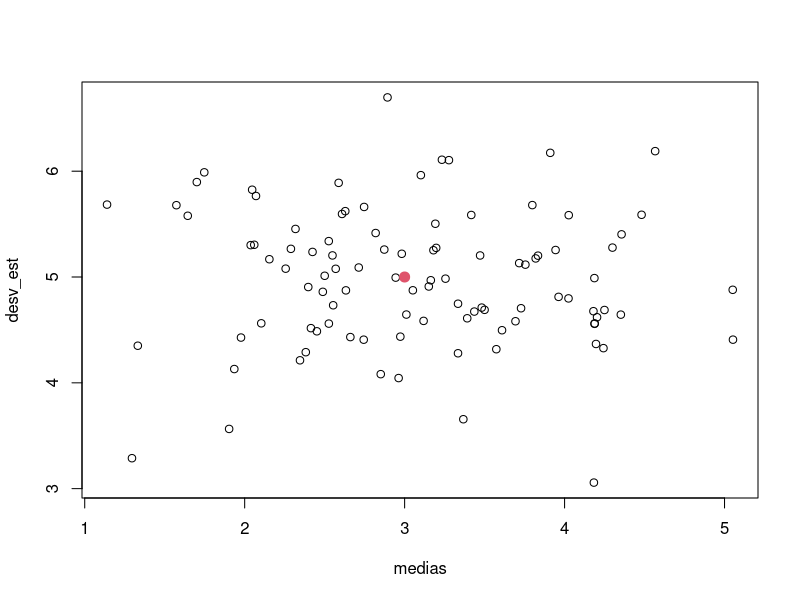
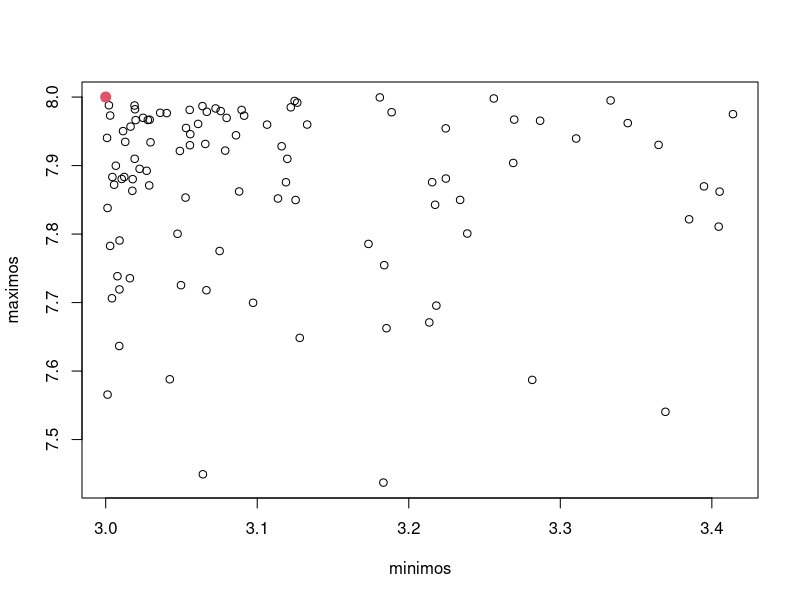
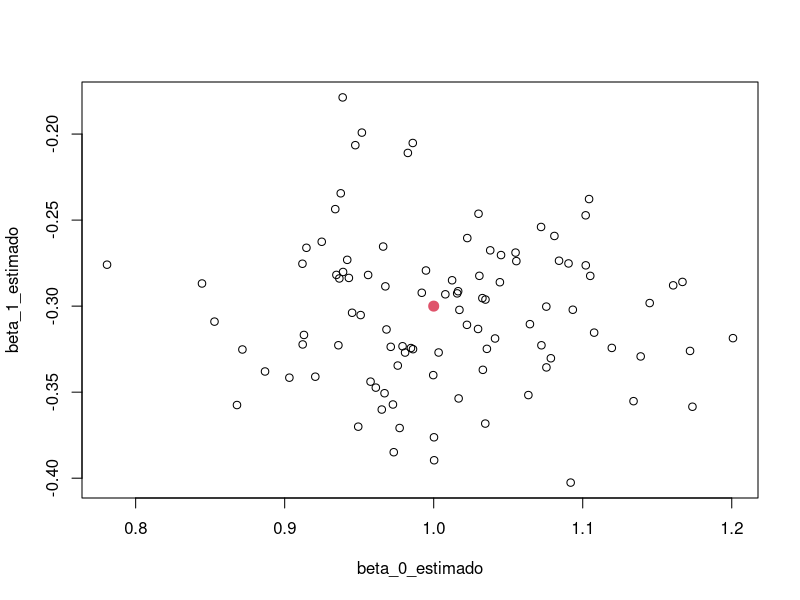
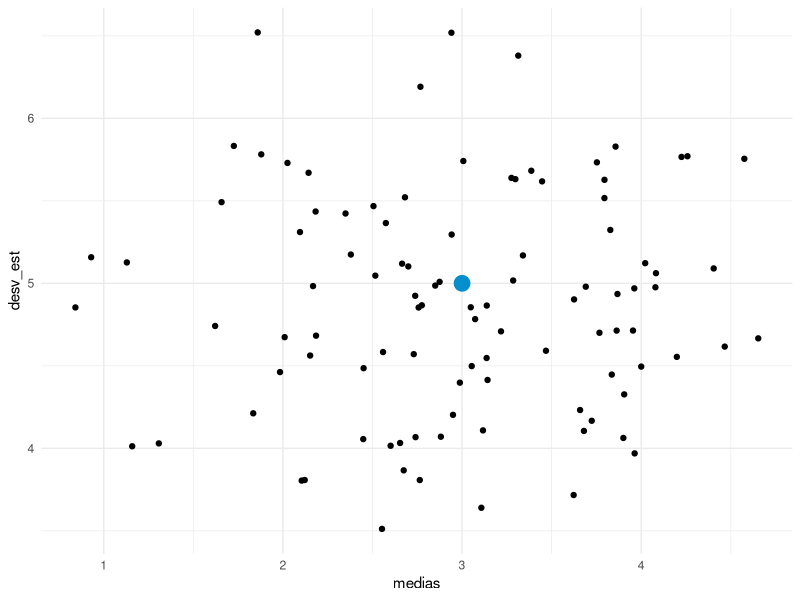
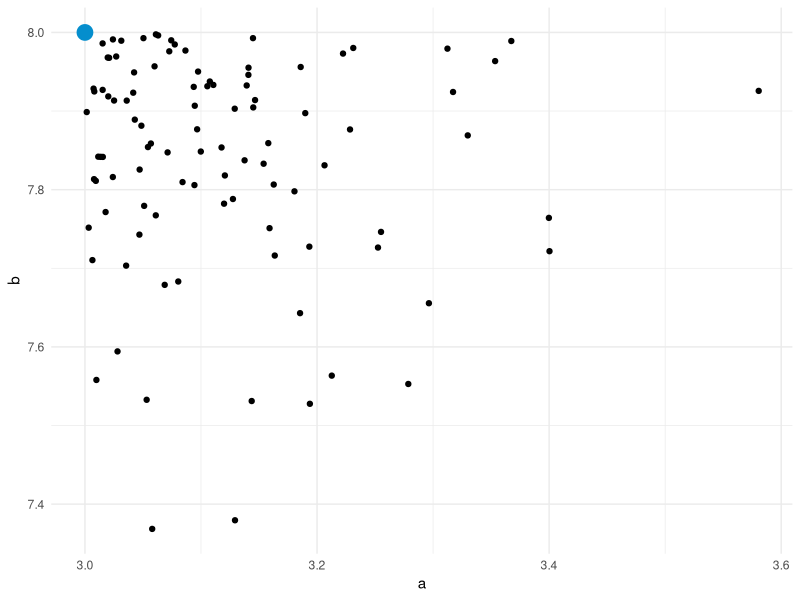
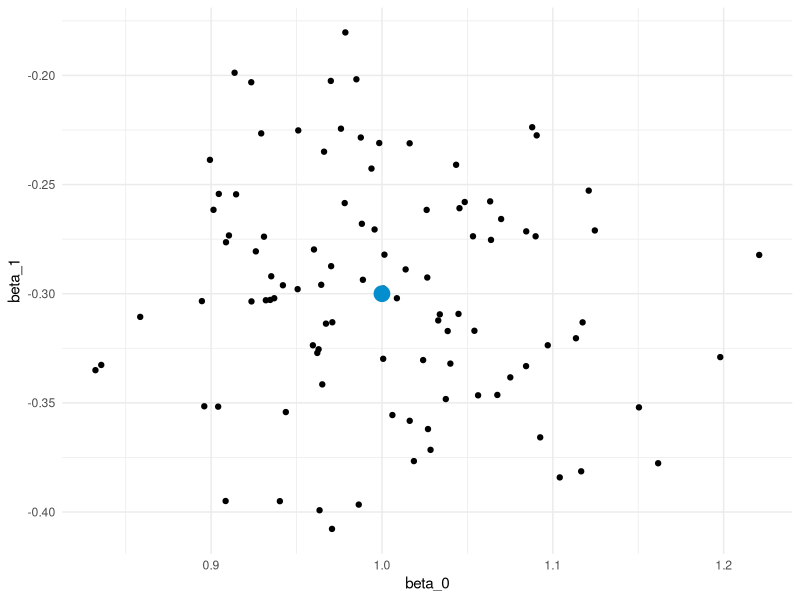

Write the R code that produced these figures, in order.
# En el espacio de parametros podemos ver los parametros y sus estadisticas --

# Distribucion normal -----------------------------------------------------

tamano_muestral <- 35
iteraciones <- 100

medias <- vector()
desv_est <- vector()

media_poblacional <- 3
desv_est_poblacional <- 5

for(i in seq_len(iteraciones)){
  muestra <- rnorm(tamano_muestral, media_poblacional, desv_est_poblacional)
  medias[i] <- mean(muestra)
  desv_est[i] <- sd(muestra)
}

plot(medias, desv_est)
points(media_poblacional, desv_est_poblacional, col = 2, cex = 2, pch = 20)


# Distribucion uniforme ---------------------------------------------------


tamano_muestral <- 35
iteraciones <- 100


minimo_poblacional <- 3
maximo_poblacional <- 8

minimos <- vector()
maximos <- vector()

for(i in seq_len(iteraciones)){
  muestra <- runif(tamano_muestral, minimo_poblacional, maximo_poblacional)
  minimos[i] <- min(muestra)
  maximos[i] <- max(muestra)
}

plot(minimos, maximos)
points(minimo_poblacional, maximo_poblacional, col = 2, cex = 2, pch = 20)


# regresion lineal --------------------------------------------------------

tamano_muestral <- 35
iteraciones <- 100


beta_0 <- 1
beta_1 <- -0.3

beta_0_estimado <- vector()
beta_1_estimado <- vector()

genera_y <- function(x, beta_0, beta_1){
beta_1*x + beta_0 + rnorm(length(x), 0, 0.5)
}

for(i in seq_len(iteraciones)){
  X <- seq(-3, 3, length.out = tamano_muestral)
  Y <- genera_y(X, beta_0, beta_1)
  betas_estimados <- coef(lm(Y ~ X)) 
  beta_0_estimado[i] <- betas_estimados[1]
  beta_1_estimado[i] <- betas_estimados[2]
}

plot(beta_0_estimado, beta_1_estimado)
points(beta_0, beta_1, col = 2, cex = 2, pch = 20)

# paquetes ----------------------------------------------------------------

library("dplyr")
library("ggplot2")
library("magrittr")
library("purrr")

colores <- c("#78D92A", "#002E4E", "#058ECD", "#ED2B05", "#F4F7F4")

tamano_muestral <- 35
iteraciones <- 100


# Distribucion normal -----------------------------------------------------

media_poblacional <- 3
desv_est_poblacional <- 5

tibble(
  muestras = replicate(iteraciones, rnorm(tamano_muestral, media_poblacional, desv_est_poblacional), simplify = FALSE),
  medias = map_dbl(muestras, mean),
  desv_est = map_dbl(muestras, sd)
) -> simulaciones

qplot(medias, desv_est, data = simulaciones) + 
  annotate("point", media_poblacional, desv_est_poblacional, colour = colores[3], size = 5) +
  theme_minimal()


# Distribucion uniforme ---------------------------------------------------

minimo_poblacional <- 3
maximo_poblacional <- 8

tibble(
  muestras = replicate(iteraciones, runif(tamano_muestral, minimo_poblacional, maximo_poblacional), simplify = FALSE),
  a = map_dbl(muestras, min),
  b = map_dbl(muestras, max)
) -> simulaciones

qplot(a, b, data = simulaciones) + 
  annotate("point", 3, 8, colour = colores[3], size = 5) +
  theme_minimal()


# Regresion lineal simple -------------------------------------------------

beta_0 <- 1
beta_1 <- -0.3

estima_betas <- function(x, y){
  coef(lm(y ~ x))
}

tibble(
  datos_x = replicate(iteraciones, seq(-3, 3, length.out = tamano_muestral), simplify = FALSE),
  datos_y = map(datos_x, genera_y, beta_0, beta_1),
  betas = map2(datos_x, datos_y, estima_betas),
  beta_0 = map_dbl(betas, extract, 1),
  beta_1 = map_dbl(betas, extract, 2),
) -> simulaciones

qplot(beta_0, beta_1, data = simulaciones) + 
  annotate("point", 1, -0.3, colour = colores[3], size = 5) +
  theme_minimal()
